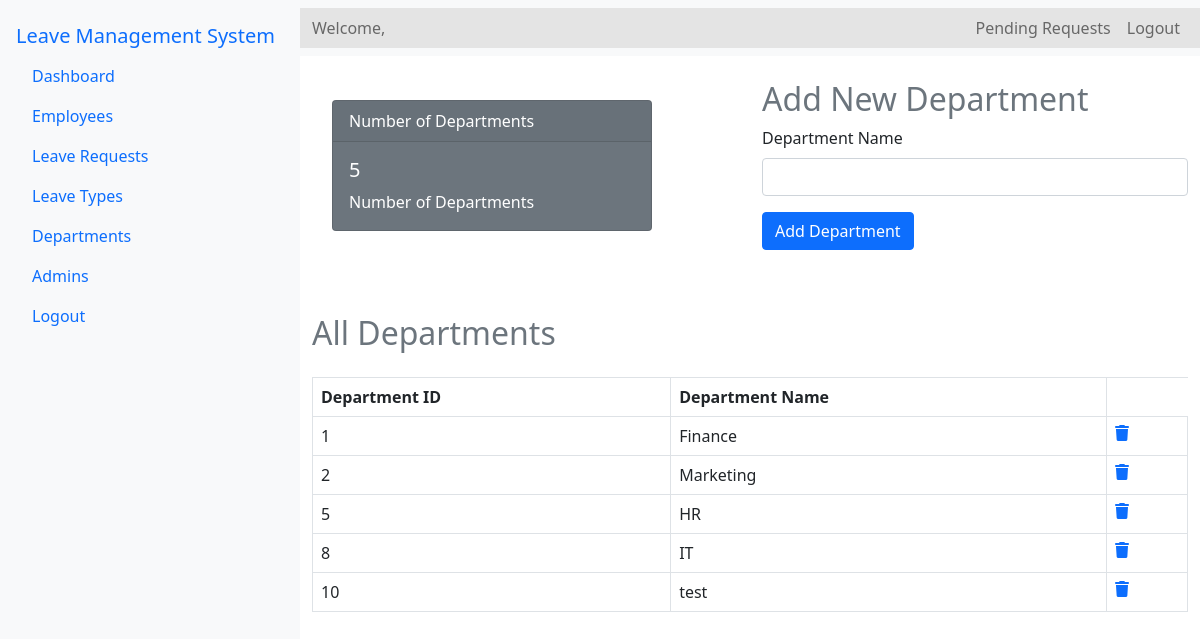
The page /Source/admin/departments.php (signed in) on the database its author committed.
### tables this page shows
CREATE TABLE `departments` (
  `d_name` varchar(100) NOT NULL,
  `D_id` int(11) NOT NULL,
  `D_description` varchar(1000) NOT NULL
);

### Source/admin/departments.php (the view, shortened to what this page needs)
<?php
include '../config.php';
$admin_email = $_SESSION['email'];
$stml = $conn->prepare("SELECT A_id, A_name FROM admin WHERE A_email = ?");
$stml->bind_param("s", $admin_email);
$stml->execute();
$stml->store_result();
$stml->bind_result($admin_id, $admin_name);
$d_count_query = "SELECT COUNT(*) as count FROM departments";
$d_count_result = $conn->query($d_count_query);
$d_count = $d_count_result->fetch_assoc()['count'];
$d_query = "SELECT * FROM departments";
$d_result = $conn->query($d_query);
?>
<!DOCTYPE html>
<html lang="en">
<head>
    <link rel="stylesheet" href="../bootstrap-5.0.2-dist/css/bootstrap.min.css">
    <link rel="stylesheet" href="../css/admin-dashboard.css">
    <link rel="stylesheet" href="https://cdnjs.cloudflare.com/ajax/libs/font-awesome/6.0.0-beta3/css/all.min.css">
    <link rel="stylesheet" href="../css/main.css">
    <link rel="stylesheet" href="../css/spinner.css">
</head>
<body>
<div class="d-flex">
    <nav class="nav flex-column bg-light p-3" style="width: 300px; min-height: 100vh;">
        <a class="navbar-brand" href="a-dashboard.php">Leave Management System</a>
        <a class="nav-link" href="a-dashboard.php"> Dashboard</a>
        <a class="nav-link" href="employees.php"> Employees</a>
        <a class="nav-link d-flex justify-content-between align-items-center" href="leave-requests.php">
    Leave Requests
</a>
        <a class="nav-link" href="leave-types.php"> Leave Types</a>
        <a class="nav-link" href="departments.php"> Departments</a>
        <a class="nav-link" href="admins.php"> Admins</a>
        <a class="nav-link" href="logout.php" onclick="return confirmLogout();">Logout</a>
    </nav>
    <div class="flex-grow-1">
    <nav class="navbar navbar-expand-lg navbar-light bg-light">
    <div class="container-fluid">
        <span class="navbar-text">
            Welcome, <?php echo $admin_name; ?>
        </span>
        <div class="collapse navbar-collapse" id="navbarNavDropdown">
            <ul class="navbar-nav ms-auto">
                <li class="nav-item">
                    <a class="nav-link" href="leave-requests.php">
                        Pending Requests
                    </a>
                </li>
                <li class="nav-item">
                    <a class="nav-link" href="logout.php" onclick="return confirmLogout();">Logout</a>
                </li>
            </ul>
        </div>
    </div>
</nav>
        <div class="container mt-4">
            <div class="row">
                <div class="col-md-6" style="max-width: 30rem;">
                <div class="card text-white bg-secondary mb-3" style="max-width: 20rem;">
                        <div class="card-header">Number of Departments</div>
                        <div class="card-body">
                            <h5 class="card-title"><?php echo $d_count; ?></h5>
                            <p class="card-text">Number of Departments</p>
                        </div>
                    </div>
                </div>
                <div class="col-md-6" >
                    <h2 class="text-secondary">Add New Department</h2>
                    <form action="add-department.php"  method="post">
                        <div class="mb-3">
                            <label for="adminName" class="form-label">Department Name</label>
                            <input type="text" class="form-control" id="dName" name="dName" required>
                        </div>
                        <button type="submit" class="btn btn-primary">Add Department</button>
                    </form>
                </div>
            </div>
            <div class="mt-5">
                <h2 class="text-secondary">All Departments</h2>
                <table class="table table-bordered mt-4">
                    <thead>
                        <tr>
                            <th>Department ID</th>
                            <th>Department Name</th>
                        </tr>
                    </thead>
                    <tbody>
                        <?php while ($row = $d_result->fetch_assoc()): ?>
                        <tr>
                            <td><?php echo htmlspecialchars($row['D_id']); ?></td>
                            <td><?php echo htmlspecialchars($row['d_name']); ?></td>
                            <td>
                                <a href="department-delete.php?D_id=<?php echo htmlspecialchars($row['D_id']); ?>" onclick="return confirm('Are you sure you want to delete this Department?')"><i class="fas fa-trash"></i></a>
                            </td>
                        </tr>
                        <?php endwhile; ?>
                    </tbody>
                </table>
            </div>
        </div>
    </div>
</div>
</body>
</html>

### Source/css/admin-dashboard.css (style rules this page uses)
.container { margin-top: 20px; }
.table { margin-top: 20px; }
.card { margin: 20px; flex: 1; }
.container-fluid { background-color: rgb(228, 228, 228); }

### rows shown on the page
departments: D_id "1", d_name "Finance"
departments: D_id "2", d_name "Marketing"
departments: D_id "5", d_name "HR"
departments: D_id "8", d_name "IT"
departments: D_id "10", d_name "test"

### other values the page prints
$d_count "5"
